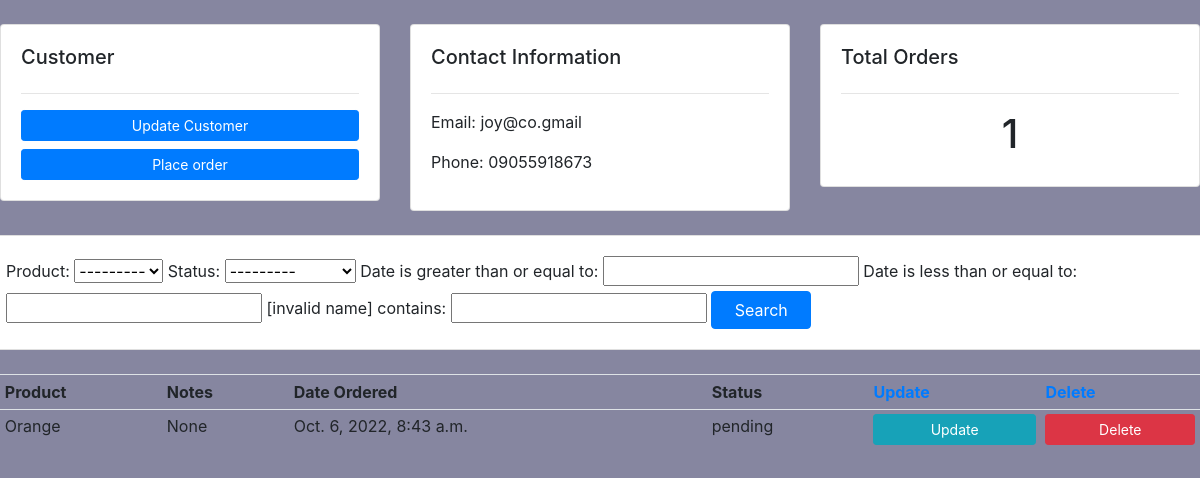
Screenshot of /customers/4/ (signed in) with the database file from the repository.
### commerceapp/models.py (models this page shows, shortened)
class Customer(models.Model):
    user = models.OneToOneField(User, blank=True, null=True, on_delete=models.CASCADE)
    name = models.CharField(max_length=200, null=True)
    phone = models.CharField(max_length=200, null=True)
    email = models.CharField(max_length=200, null=True)
    profile_pic = models.ImageField(null=True, default='blank-img.jpg', blank=True)
    date = models.DateTimeField(auto_now_add=True, null=True)

class Order(models.Model):
    STATUS = (
        ('pending', 'pending'),
        ('out of delivery', 'out of delivery'),
        ('delivered', 'delivered'),
    )
    customer = models.ForeignKey(Customer, null=True, on_delete=models.SET_NULL)
    product = models.ForeignKey(Product, null=True, on_delete=models.SET_NULL)
    date = models.DateTimeField(auto_now_add=True, null=True)
    status = models.CharField(max_length=200, null=True, choices=STATUS)

class Product(models.Model):
    CATEGORY = (
        ('indoor','indoor'),
        ('outdoor','outdoor'),
    )
    name = models.CharField(max_length=200, null=True)
    price = models.FloatField(null=True)
    category = models.CharField(max_length=200, null=True, choices=CATEGORY)
    description = models.CharField(max_length=200, null=True, blank=True)
    date = models.DateTimeField(auto_now_add=True, null=True)
    tags = models.ManyToManyField(Tag)
    note = models.CharField(max_length=2000, null=True)
    def __str__(self):
        return self.name

### commerceapp/decorators.py (the view)
        def wrapper_func(request, *args, **kwargs):
            group = None
            if request.user.groups.exists():
                group = request.user.groups.all()[0].name
            if group in allowed_roles:
                return view_func(request, *args, **kwargs)
            else:
                return HttpResponse('Sorry, you are not authorized to View this Page!')

### commerceapp/views.py (called while the page is built)
@login_required(login_url='login')
@allowed_users(allowed_roles=['admin'])
def customers(request, pk):
    customer = Customer.objects.get(id=pk)
    orders = customer.order_set.all()
    my_filter = OrderFilter(request.GET, queryset=orders)
    orders = my_filter.qs
    order_count = orders.count()
    return render(request, 'customers.html', {'orders':orders, 'customer': customer, 'order_count': order_count, 'my_filter': my_filter})

### commerceapp/templates/customers.html
{% extends 'main.html' %}
{% block content %}
    <br>
    <div class="row">
        <div class="col-md">
            <div class="card card-body">
                <h5>Customer</h5>
                <hr>
                <a href="#" class="btn btn-primary btn-sm btn-block">
                    Update Customer
                </a>
                <a href="/createorder/{{customer.id}}" class="btn btn-primary btn-sm btn-block">
                    Place order
                </a>
            </div>
        </div>
        <div class="col-md">
            <div class="card card-body">
                <h5>Contact Information</h5>
                <hr>
                <p>Email: {{customer.email}}</p>
                <p>Phone: {{customer.phone}}</p>
            </div>
        </div>
        <div class="col-md">
            <div class="card card-body">
                <h5>Total Orders</h5>
                <hr>
                <h1 style="text-align:center">{{order_count}}</h1>
            </div>
        </div>
    </div>
    <br>
    <div class="row">
        <div class="card card-body">
            <form action="">
                {{my_filter.form}}
                <button class="btn btn-primary text-white p" style="width:100px">Search</button>
            </form>
        </div>
    </div>
    <br>
    <div class="row">
        <div class="col-md">
            <table class="table table-sm">
                <tr>
                    <th>Product</th>
                    <th>Notes</th>
                    <th>Date Ordered</th>
                    <th>Status</th>
                    <th><a href="updateorder/">Update</a></th>
                    <th><a href="deleteorder/">Delete</a></th>
                </tr>
                {% for order in orders %}
                <tr>
                    <td>{{order.product}}</td>
                    <td>{{order.product.note}}</td>
                    <td>{{order.date}}</td>
                    <td>{{order.status}}</td>
                    <td><a href="/updateorder/{{order.id}}" class="btn btn-info btn-sm btn-block">Update</a></td>
                    <td><a href="/delete/{{order.id}}" class="btn btn-danger btn-sm btn-block">Delete</a></td>
                </tr>
                {% endfor %}
            </table>
        </div>
    </div>
{% endblock %}

### commerceapp/static/styles.css (style rules this page uses)
body { background-color: rgb(134, 134, 160); }

### rows the page displays
Customer: email "joy@co.gmail", phone "09055918673"
Order: product "Orange", product.note "None", date "Oct. 6, 2022, 8:43 a.m.", status "pending"

### other values shown
{{ order_count }} "1"
